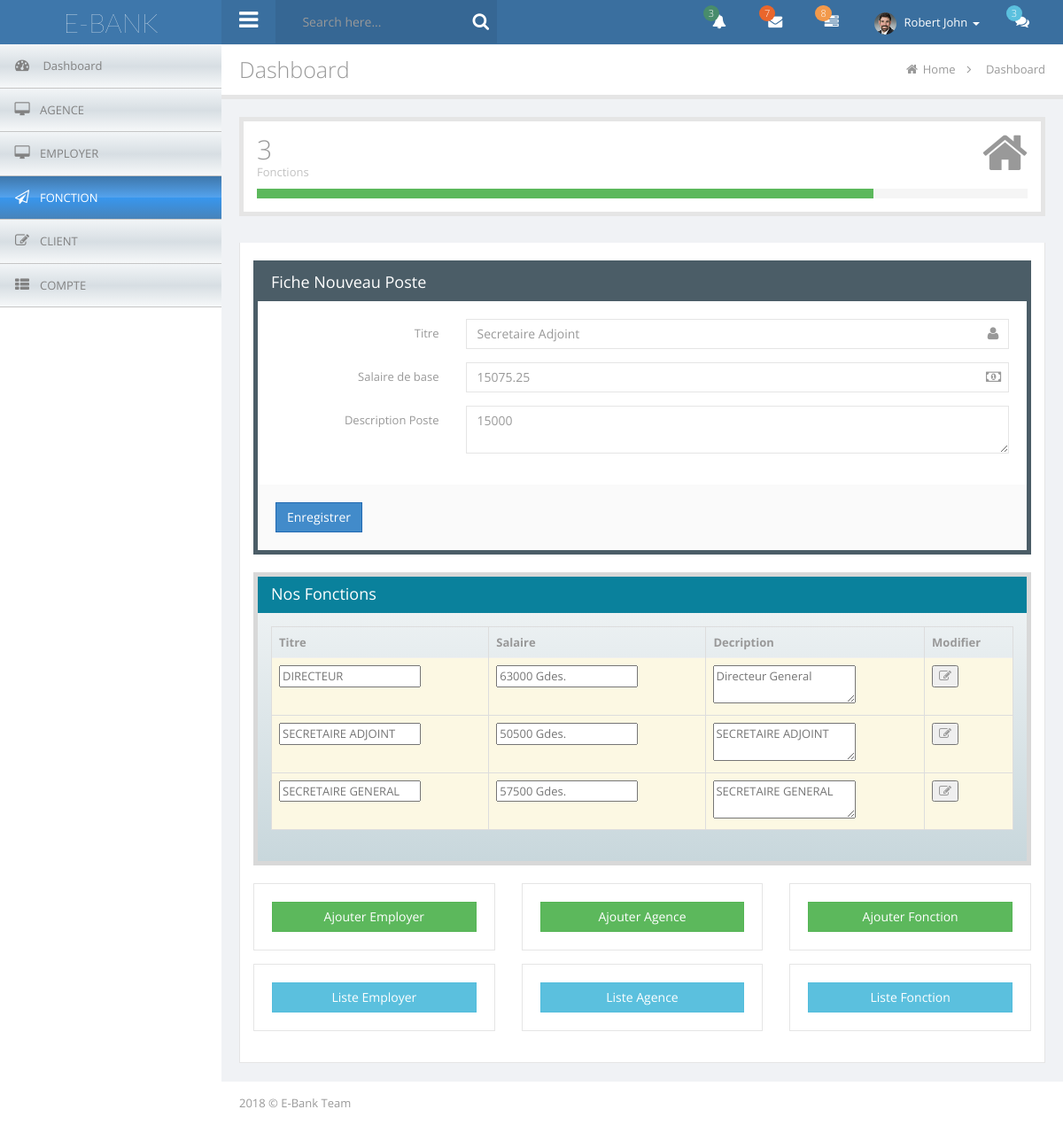
Before: /production/admin/fonction/liste.php (signed in) with the older database file.
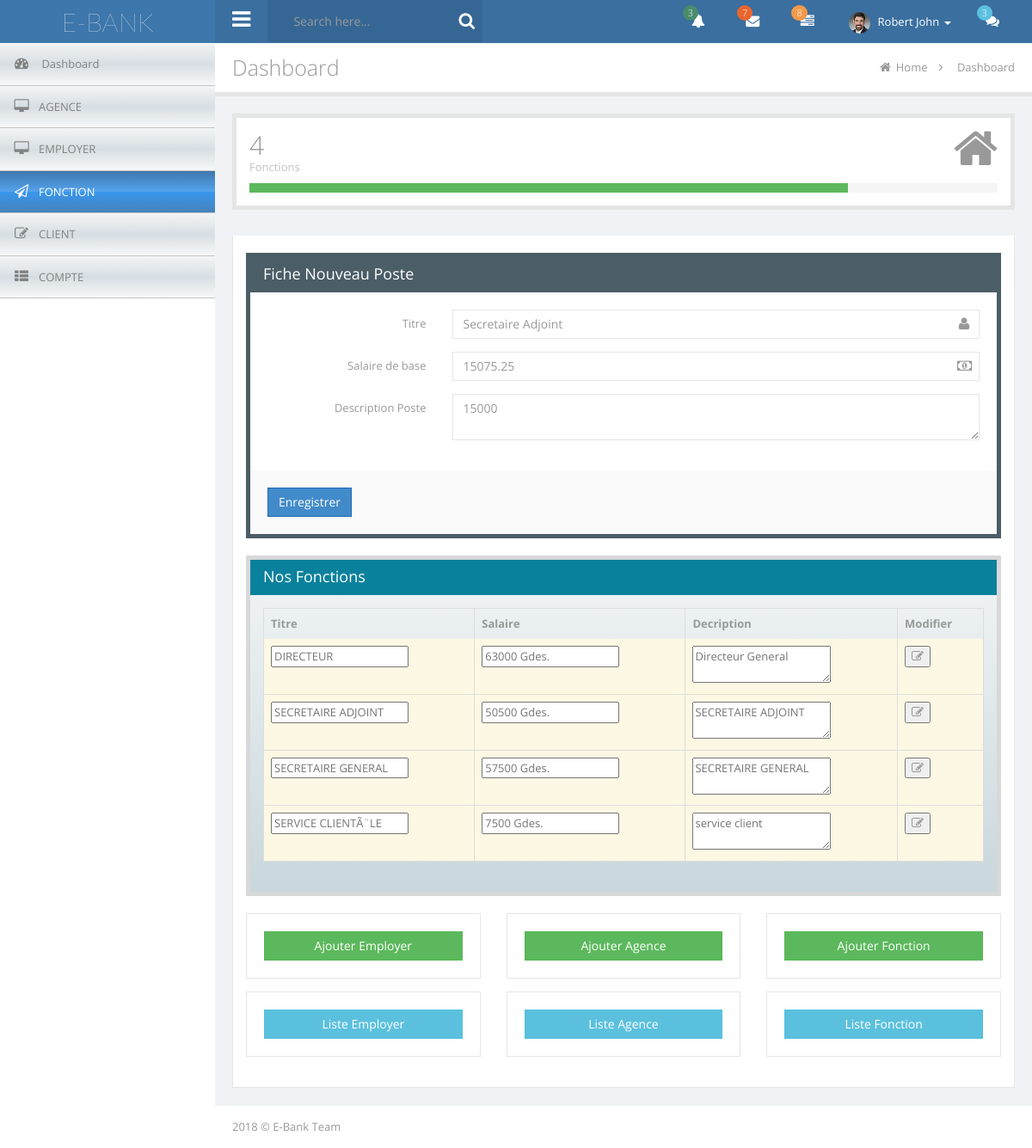
After: the same page with the newer database file.
### tables this page shows
CREATE TABLE `fonction` (
  `idfonction` int(11) NOT NULL,
  `titre_fonction` varchar(300) NOT NULL,
  `desc_fonction` varchar(45) NOT NULL,
  `salaire_fonction` double NOT NULL
);

### production/admin/fonction/liste.php (the view, shortened to what the changed rows need)
<?php
include('../utils/connexion.php');
mysqli_autocommit($connexion, false);
if(isset($_SESSION['ticket_connexion']) && isset($_SESSION['iduser']) && isset($_SESSION['pseudo']) && isset($_SESSION['id_type_user'])){
?>
<!DOCTYPE html>
<html lang="en">
<head>
</head>
<body>
    <div>
        <?php
            include('../include/topbar_include.php');
        ?>
        <div id="wrapper">
            <?php
                include('../include/sidebar_include.php');
            ?>
            <div id="page-wrapper">
                <div id="title-breadcrumb-option-demo" class="page-title-breadcrumb">
                    <div class="page-header pull-left">
                        <div class="page-title">
                            Dashboard</div>
                    </div>
                    <ol class="breadcrumb page-breadcrumb pull-right">
                        <li><i class="fa fa-home"></i>&nbsp;<a href="dashboard.php">Home</a>&nbsp;&nbsp;<i class="fa fa-angle-right"></i>&nbsp;&nbsp;</li>
                        <li class="active">Dashboard</li>
                    </ol>
                    <div class="clearfix">
                    </div>
                </div>
                <div class="page-content">
                    <div id="tab-general">
                        <div id="sum_box" class="row mbl">
                            <div class="col-sm-12 col-md-12">
                                <div class="panel profit db mbm">
                                    <div class="panel-body">
                                        <p class="icon">
                                            <i class="icon fa fa-home"></i>
                                        </p>
                                        <h4 class="value">
                                            <?php
                                                $requete_f="SELECT * FROM fonction";
                                                $result_f=mysqli_query($connexion, $requete_f);
                                                echo $count_f=mysqli_num_rows($result_f);
                                            ?>
                                            <span></span></h4>
                                        <p class="description">
                                            Fonctions</p>
                                        <div class="progress progress-sm mbn">
                                            <div role="progressbar" aria-valuenow="80" aria-valuemin="0" aria-valuemax="100"
                                                style="width: 80%;" class="progress-bar progress-bar-success">
                                                <span class="sr-only">80% Complete (success)</span></div>
                                        </div>
                                    </div>
                                </div>
                            </div>
                        </div>
                        <div id="generalTabContent" class="tab-content responsive">
                            <div id="alert-tab" class="tab-pane fade in active">
                                <div class="row">
                                <div class="col-lg-12 col-md-12">
                                    <div class="panel panel-grey">
                                            <div class="panel-heading">
                                                Fiche Nouveau Poste</div>
                                            <div class="panel-body pan">
                                                <form method="post" class="form-horizontal">
                                                <div class="form-body pal">
                                                    <div class="form-group">
                                                        <label for="inputName" class="col-md-3 control-label">
                                                            Titre</label>
                                                        <div class="col-md-9">
                                                            <div class="input-icon right">
                                                                <i class="fa fa-user"></i>
                                                                <input id="inputName" type="text" name="edt_titre" placeholder="Secretaire Adjoint" class="form-control" /></div>
                                                        </div>
                                                    </div>
                                                    <div class="form-group">
                                                        <label for="inputSalaire" class="col-md-3 control-label">
                                                            Salaire de base</label>
                                                        <div class="col-md-9">
                                                            <div class="input-icon right">
                                                                <i class="fa fa-money"></i>
                                                                <input id="inputSalaire" type="numeric" name="edt_salaire" placeholder="15075.25" class="form-control" /></div>
                                                        </div>
                                                    </div>
                                                    <div class="form-group">
                                                        <label for="inputSalaire" class="col-md-3 control-label">
                                                            Description Poste</label>
                                                        <div class="col-md-9">
                                                            <div class="input-icon right">
                                                                <textarea id="inputSalaire" name="edt_description" type="numeric" placeholder="15000" maxlength="100" class="form-control"></textarea>
                                                            </div>
                                                        </div>
                                                    </div>
                                                </div>
                                                <div class="form-actions pal">
                                                    <div class="form-group mbn">
                                                        <div class="col-md-6">
                                                            <button type="submit" name="save_fonction" class="btn btn-primary">
                                                                Enregistrer</button>
                                                        </div>
                                                    </div>
                                                </div>
                                                </form>
                                            </div>
                                        </div>
                                    </div>
                                    <div class="col-lg-12 col-md-12">
                                        <div class="panel panel-blue">
                                            <div class="panel-heading">Nos Fonctions</div>
                                            <div class="panel-body">
                                                <table class="table table-hover table-bordered">
                                                    <thead>
                                                    <tr>
                                                        <th>Titre</th>
                                                        <th>Salaire</th>
                                                        <th>Decription</th>
                                                        <th>Modifier</th>
                                                    </tr>
                                                    </thead>
                                                    <tbody>
                                                    <?php
                                                        $requete_liste_f="SELECT * FROM fonction";
                                                        $result_liste_f=mysqli_query($connexion, $requete_liste_f);
                                                        $count_l_f=mysqli_num_rows($result_liste_f);
                                                        if($count_l_f>0){
                                                            while($data_liste_f=mysqli_fetch_assoc($result_liste_f)){
                                                                ?>
                                                                <form method="post">
                                                                    <tr class="warning">
                                                                        <td><input type="text" name="update_titre" placeholder="<?php echo utf8_encode($data_liste_f['titre_fonction']);?>"/></td>
                                                                        <td><input type="text" name="update_salaire" placeholder="<?php echo utf8_encode($data_liste_f['salaire_fonction']." Gdes.");?>"/></td>
                                                                        <td><textarea type="text" name="update_desc" placeholder="<?php echo utf8_encode($data_liste_f['desc_fonction']);?>"/></textarea></td>
                                                                        <td><button type="submit" name="btn_update_fonction" value="<?php echo sha1($data_liste_f['idfonction']);?>"><i class="icon fa fa-edit"></button></td>
                                                                    </tr>
                                                                </form>
                                                                <?php
                                                            }
                                                        }
                                                    ?>
                                                    </tbody>
                                                </table>
                                            </div>
                                        </div>
                                    </div>
                                    <div class="col-lg-12">
                                        <div id="change-transitions" class="row">
                                            <div class="col-md-4">
                                                <div class="box-placeholder">
                                                    <a href="../add_employer/"  class="btn btn-success btn-block">Ajouter Employer</a>
                                                </div>
                                            </div>
                                            <div class="col-md-4">
                                                <div class="box-placeholder">
                                                    <a href="../add_agence/"  class="btn btn-success btn-block">Ajouter Agence</a>
                                                </div>
                                            </div>
                                            <div class="col-md-4">
                                                <div class="box-placeholder">
                                                    <a href="../fonction/"  class="btn btn-success btn-block">Ajouter Fonction</a>
                                                </div>
                                            </div>
                                        </div>
                                    </div>
                                    <div class="col-lg-12">
                                        <div id="change-transitions" class="row">
                                            <div class="col-md-4">
                                                <div class="box-placeholder">
                                                    <a href="../employer/"  class="btn btn-info btn-block">Liste Employer</a>
                                                </div>
                                            </div>
                                            <div class="col-md-4">
                                                <div class="box-placeholder">
                                                    <a href="../agence/"  class="btn btn-info btn-block">Liste Agence</a>
                                                </div>
                                            </div>
                                            <div class="col-md-4">
                                                <div class="box-placeholder">
                                                    <a href="../fonction/"  class="btn btn-info btn-block">Liste Fonction</a>
                                                </div>
                                            </div>
                                        </div>
                                    </div>
                                </div>
                            </div>
                        </div>
                    </div>
                </div>
            </div>
        </div>
    </div>
</body>
</html>
<?php
}else{
session_unset();
session_destroy();
$_SESSION = array();
echo '<meta http-equiv="refresh" content="0;url=../login/">';
}
?>

Changed rows visible on the page:
added fonction: update_titre "SERVICE CLIENTÃ¨LE", update_salaire "7500 Gdes.", update_desc "service client"
Other visible differences:
$count_f=mysqli_num_rows($result_f): "3" → "4"
